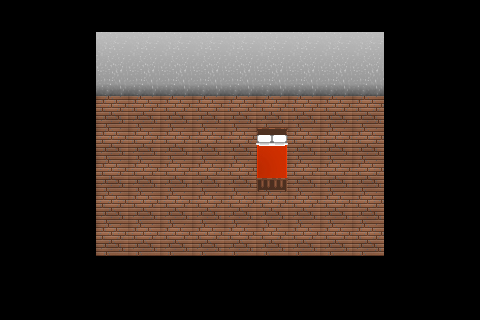

A level layout from a 2D game, rendered from its tile map. Below: a short description, then the map file with tile-grid data replaced by summaries:
An orthogonal 15x10 tile map with 32x32 px tiles, 3 tile layers (Floor, Objects, Walls) and 6 objects (mainPlayer).

<map version="1.4" tiledversion="1.4.1" orientation="orthogonal" renderorder="right-down" width="15" height="10" tilewidth="32" tileheight="32" infinite="0" nextlayerid="6" nextobjectid="8">
 <tileset firstgid="1" source="../img/map/tavern.tsx" />
 <layer id="1" name="Floor" width="15" height="10">
  <data>[150 cells, 150 non-empty, 2 distinct tile ids]</data>
 </layer>
 <layer id="2" name="Objects" width="15" height="10">
  <data>[150 cells, 2 non-empty, 2 distinct tile ids]</data>
 </layer>
 <layer id="3" name="Walls" width="15" height="10">
  <data>[150 cells, 105 non-empty, 3 distinct tile ids]</data>
 </layer>
 <objectgroup id="4" name="Entities">
  <object id="6" name="mainPlayer" x="224" y="144" width="32" height="32">
   <properties>
    <property name="framewidth" type="int" value="32" />
    <property name="image" value="player" />
   </properties>
  </object>
 </objectgroup>
 <objectgroup id="5" name="collision">
  <object id="1" x="96" y="32" width="288" height="64" />
  <object id="3" x="96" y="256" width="288" height="8" />
  <object id="4" x="88" y="96" width="8" height="160" />
  <object id="5" x="384" y="96" width="8" height="160" />
  <object id="7" x="256" y="128" width="32" height="64" />
 </objectgroup>
</map>